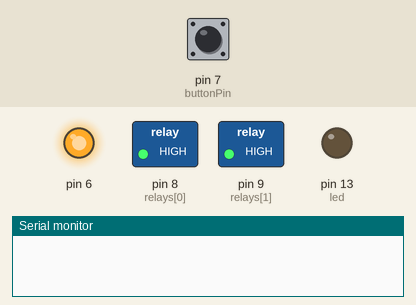
Simulated run of this sketch. Board: Arduino Uno, built with avr-gcc and run on an emulated ATmega328P. Parts: switched loads named in the sketch (green lamp = pin HIGH), output pins drawn as LEDs (lit = HIGH), the last lines printed to the serial monitor. The inputs (shaded band) are chosen by the test bench; at power-on: pin 7 (buttonPin) HIGH.

Above: at 1.2 s.
1.3 s: pin 7 (buttonPin) pulled LOW for 0.15 s
At 3.5 s:
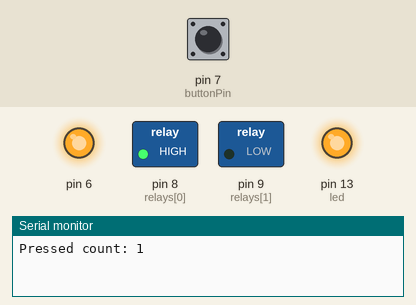
3.8 s: pin 7 (buttonPin) pulled LOW for 1 s
At 5.4 s:
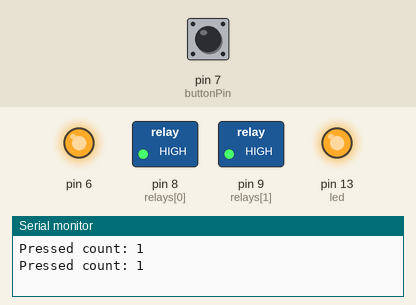
6.3 s: pin 7 (buttonPin) pulled LOW for 3.2 s
At 8.4 s:
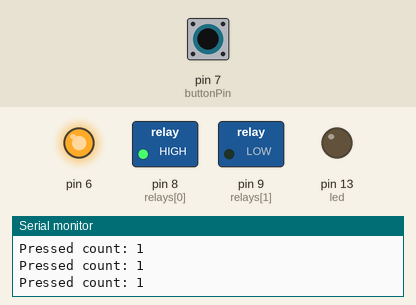
11.0 s: pin 7 (buttonPin) pulsed LOW 2 times (0.12 s each, 0.3 s apart)
At 13.4 s:
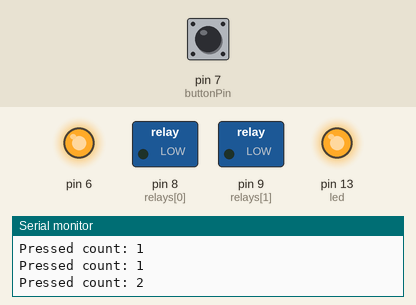
13.7 s: pin 7 (buttonPin) pulled LOW for 0.15 s
At 15.3 s:
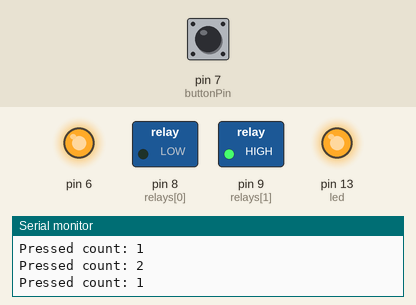
16.1 s: pin 7 (buttonPin) pulled LOW for 0.15 s
At 16.17 s:
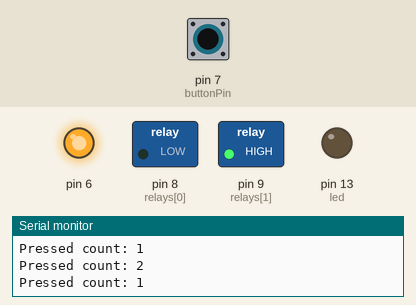
Timing chart, 0 to 18.7 s (numbered marks = the images above; inputs shaded):
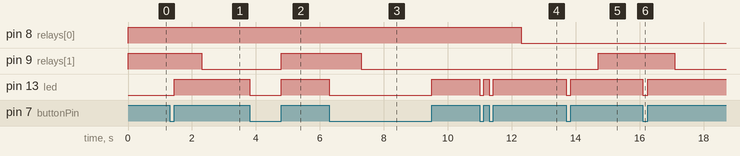

Measured:
- after the input at 1.3 s, pin 9 (relays[1]): HIGH → LOW after 1.0 s; pin 13 (led): LOW → HIGH after 0.15 s
- after the input at 3.8 s, pin 9 (relays[1]): LOW → HIGH after 1.0 s; pin 13 (led): HIGH → LOW at once, → HIGH 1.0 s later
- after the input at 6.3 s, pin 9 (relays[1]): HIGH → LOW after 1.0 s; pin 13 (led): HIGH → LOW at once, → HIGH 3.2 s later
- after the input at 11.0 s, pin 8 (relays[0]): HIGH → LOW after 1.3 s; pin 13 (led): alternates HIGH for 0.18 s and LOW for 0.12 s, 4 changes in all, then stays HIGH, starting at once
- after the input at 13.7 s, pin 9 (relays[1]): LOW → HIGH after 1.0 s; pin 13 (led): HIGH → LOW at once, → HIGH 0.15 s later
- after the input at 16.1 s, pin 9 (relays[1]): HIGH → LOW after 1.0 s; pin 13 (led): HIGH → LOW at once, → HIGH 0.15 s later

The sketch:

my_workstation_switch.ino
```cpp
const int led = LED_BUILTIN;
const int buttonPin = 7;
const int relay_count = 2;
const int relays[relay_count] = {8, 9};
int relays_output_state[relay_count] = {1, 1};

void pciSetup(byte pin)
{
  *digitalPinToPCMSK(pin) |= bit(digitalPinToPCMSKbit(pin)); // enable pin
  PCIFR |= bit(digitalPinToPCICRbit(pin));                   // clear any outstanding interrupt
  PCICR |= bit(digitalPinToPCICRbit(pin));                   // enable interrupt for the group
}

void relaySetup(){
  for (int i = 0; i < relay_count; i++){
    pinMode(relays[i], OUTPUT);
  }
}

void updateRelayOutput(){
  for (int i = 0; i < relay_count; i++){
    digitalWrite(relays[i], relays_output_state[i]);
  }
}

// volatile int buttonPressed = 0;
const unsigned long debounceTime = 60;
volatile int pressedCount = 0;
unsigned long buttonCheckMillis = 0;

ISR (PCINT2_vect) // handle pin change interrupt for D0 to D7 here
 {
    static unsigned long previousStateChangeMillis = 0;
    static int previousPinState = HIGH;

    int pinState = digitalRead(buttonPin);
    digitalWrite(led, pinState);
    if (pinState != previousPinState) { // ignore pin changes of pins other than SELECTOR_BTN
      if (pinState == LOW) { // only falling events
        if ((millis() - previousStateChangeMillis) > debounceTime) { // debounce
          // buttonPressed = 1;
          buttonCheckMillis = millis();
          pressedCount++;
        }
      }
      previousPinState = pinState;
      previousStateChangeMillis = millis();
    }
 }

void setup()
{
	pinMode(led, OUTPUT);
  pinMode(buttonPin, INPUT_PULLUP);
  pinMode(6, OUTPUT); //10K Pull up resistor on pin 6
  digitalWrite(6, HIGH);
  Serial.begin(115200);
  pciSetup(buttonPin);
  relaySetup();
  updateRelayOutput();
}

void loop()
{
  if (pressedCount > 0){
    if (millis() - buttonCheckMillis >= 1000){
      buttonCheckMillis = millis();
      Serial.print("Pressed count: ");
      Serial.println(pressedCount);

      switch (pressedCount)
      {
      case 1:
        relays_output_state[1] = !relays_output_state[1];
        break;
      case 2:
        relays_output_state[0] = !relays_output_state[0];
        break;
      default:
        break;
      }
      pressedCount = 0;

      updateRelayOutput();
    }
  }

  // delay(100);
}
```
